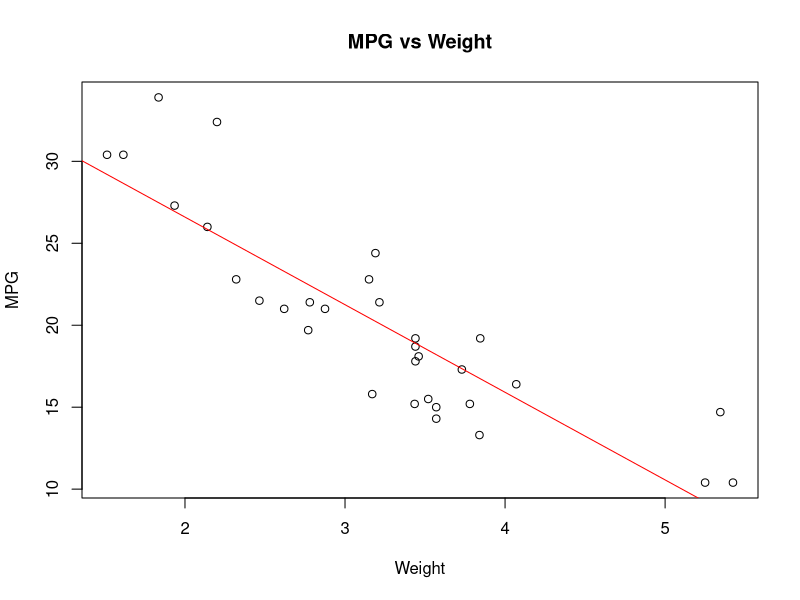
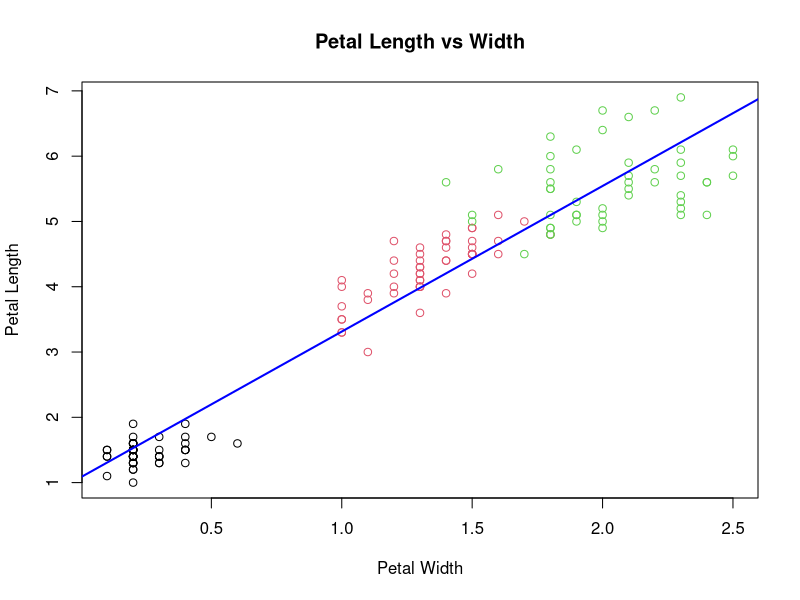

These figures' R source, in order:
# Load datasets
data(mtcars)
data(iris)

# Regression model on mtcars
model1 <- lm(mpg ~ wt + hp, data = mtcars)
plot(mtcars$wt, mtcars$mpg, main="MPG vs Weight", xlab="Weight", ylab="MPG")
abline(lm(mpg ~ wt, data = mtcars), col="red")  # add regression line

# Regression model on iris
model2 <- lm(Petal.Length ~ Petal.Width, data = iris)
plot(iris$Petal.Width, iris$Petal.Length, col=iris$Species,
     main="Petal Length vs Width", xlab="Petal Width", ylab="Petal Length")
abline(model2, col="blue", lwd=2)  # add regression line

# Optional prediction
predict(model1, data.frame(wt=3, hp=110))
predict(model2, data.frame(Petal.Width=1.5))
